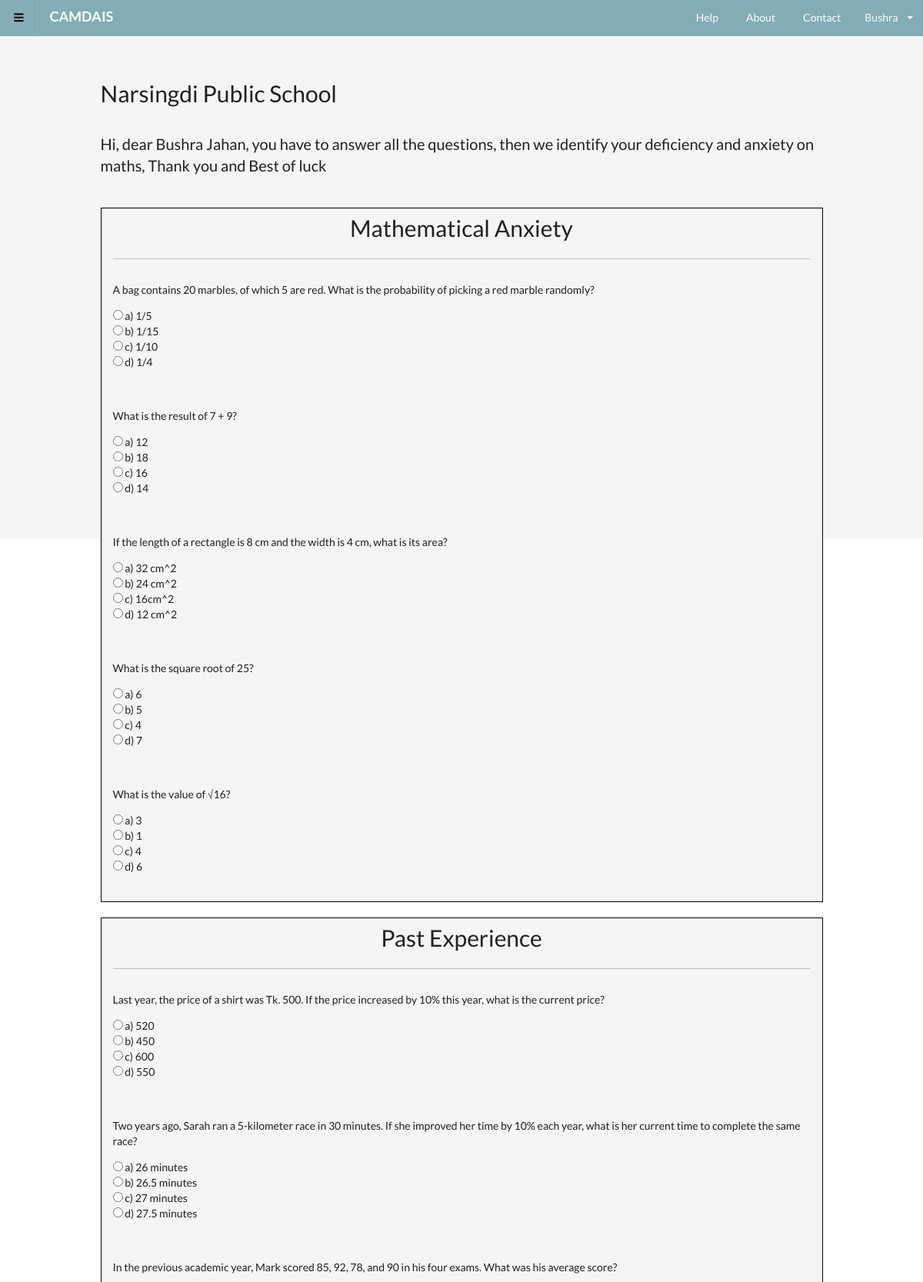
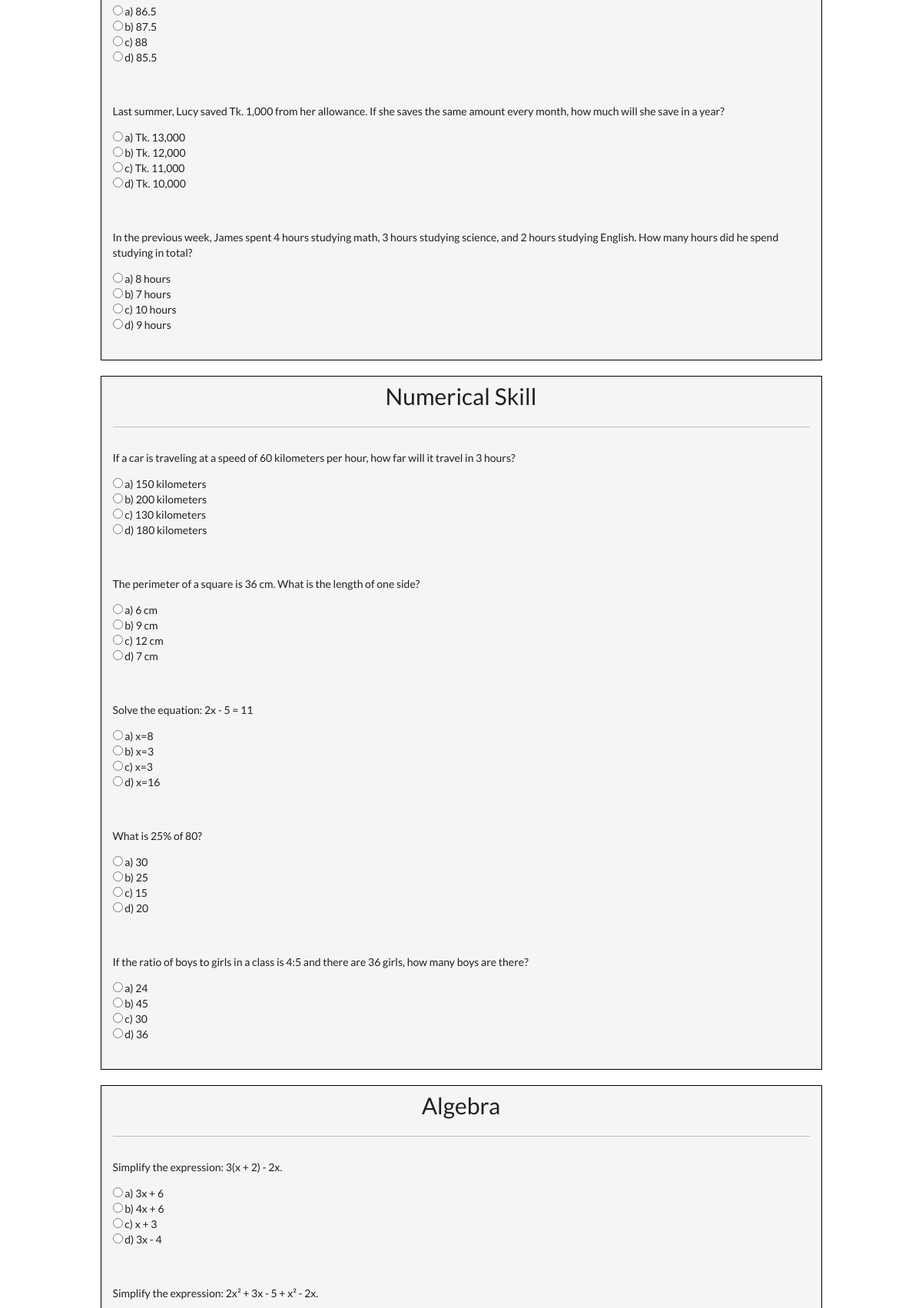
Screenshot of /testPage/ (signed in, upper part) with the database file from the repository (2 pictures, top to bottom).
### CAMDAIS/models.py (models this page shows)
class institute(models.Model):
	name = models.CharField(max_length=150)
	status = models.IntegerField()
	instituteType = models.CharField(max_length=15)

class test(models.Model):
	class_id =  models.ForeignKey(classes, on_delete=models.CASCADE)
	name = models.CharField(max_length=100)
	question = models.CharField(max_length=150)
	rightAns = models.CharField(max_length=150)
	ans2 = models.CharField(max_length=150)
	ans3 = models.CharField(max_length=150)
	ans4 = models.CharField(max_length=150)

### CAMDAIS/views.py (the view, shortened to what this page needs)
# urls.py: path('testPage/', views.attempt, name='TestPage'),
def attempt(request):
	u = request.user
	is_student = student.objects.get(author=u)
	my_institute = institute.objects.get(id=is_student.institute.id)
	if request.method == 'GET':
		userType = None;
		userType = 'student'
		print('level-', is_student.id, ' institute', my_institute.id)
		classN = classes.objects.get(Level=is_student.level)
		my_history = history.objects.filter(examinee = u, test_type = 0)
		if my_history.exists():
			return render(request, 'CAMDAIS/studentPage.html', {"user": u, 'userType': userType, 'my_institute':  my_institute, 'message': "You have already appeared this test"})
		is_test_exist = currentInstituteTest.objects.filter(institute=my_institute, class_id = classN)
		if is_test_exist.exists():
			test_list = []
			print("my level -", is_student.level)
			for each in ['Maths_Anxiety_symptoms', 'Past_Experience', 'Working_Memory', 'Numerical_skill', 'Algebra', 'Geometry', 'Arithmetic', 'Learning_Habit', 'IQ']:
				if getattr(classN, each):
					if each == 'Maths_Anxiety_symptoms':
						each = 'Mathematical Anxiety'
					elif each == 'Past_Experience':
						each = 'Past Experience'
					elif each == 'Working_Memory':
						each = 'Working Memory'
					elif each == 'Numerical_skill':
						each = 'Numerical Skill'
					elif each == 'Learning_Habit':
						each = 'Learning Habit'
					test_list.append(each)
					print(each)
			mytest_dict = {}
			for each in test_list:
				tests = test.objects.filter(name = each, class_id = classN)
				random_tests = random.sample(list(tests), 5)
				inner_dict = {}
				count = 0
				for i in random_tests:
					count += 1
					ans = [i.rightAns, i.ans2, i.ans3, i.ans4]
					random.shuffle(ans)
					inner_dict[f'{str(count)+i.name}'] = {'question': i.question, 'ans1': ans[0], 'ans2': ans[1], 'ans3': ans[2], 'ans4': ans[3]}
				mytest_dict[f'{each}'] = {'exam': inner_dict}
			return render(request, 'CAMDAIS/question.html', {"user": u, 'userType': userType, 'my_institute':  my_institute, 'mytest_dict': mytest_dict})
		else:
			return render(request, 'CAMDAIS/studentPage.html', {"user": u, 'userType': userType, 'my_institute':  my_institute, 'message': "You don't have any test now"})

### CAMDAIS/templates/CAMDAIS/question.html (shortened to what this page needs)
<!DOCTYPE html>
<html>
<head>
    <link rel="stylesheet" href="https://cdn.jsdelivr.net/npm/bootstrap@5.3.0-alpha3/dist/css/bootstrap.min.css">
    <link rel="stylesheet" href="https://cdn.jsdelivr.net/npm/bootstrap@5.3.0-alpha3/dist/js/bootstrap.bundle.min.js">
    <link href="https://cdnjs.cloudflare.com/ajax/libs/semantic-ui/2.4.1/semantic.min.css" rel="stylesheet" />
    <link rel="stylesheet" type="text/css" href="../static/CAMDAIS/question.css">
</head>
<body>
    <div style="background: #83ACB5; " class="ui basic icon top fixed inverted menu" >
        <a id="toggle" class="item">
            <i style="color: black;" class="sidebar icon"></i>
        </a>
        <div class="item mid" ><a class="ui inverted header" href="{% url 'homepage' %}">CAMDAIS</a></div>
        <div style="display: flex; align-items: center; justify-content: center;" class="ui right secondary menu">
            <a style="color: white;" class="item" href="">Help</a>
            <a style="color: white;" class="item" href="">About</a>
            <a style="color: white;" class="item" href="">Contact</a>
            <div style="color: white;" class="ui right inverted simple dropdown item">
                {{user.first_name}}
                <i class="dropdown icon"></i>
            </div>
        </div>
    </div>
    <div class="pusher" style="background: whitesmoke; height: 700px;">
        <div class="ui container" style="padding-top: 100px; height: 100%; width: 80%;">
            <p style="font-size: 30px">{{my_institute.name}}</p>
            <p style="font-size: 20px">Hi, dear {{user.first_name}} {{user.last_name}}, you have to answer all the questions, then we identify your deficiency and anxiety on maths, Thank you and Best of luck</p>
            <br>
            <form method="POST" action="/testPage/">
            {% for each, current_dict in mytest_dict.items %}
            <div class="question-answer">
            <div style="font-size: 30px; text-align: center;" class="dashboard">{{each}}</div>
            <hr class="line">
            {% for each_exam, exam in current_dict.items %}
            {% for each_inner_exam, inner_exam in exam.items %}
            <div>
            <p>{{inner_exam.question}}</p>
            <input type="radio" name="answer{{ each }}_{{ each_inner_exam }}" value="{{inner_exam.ans1}}"> a) {{inner_exam.ans1}}<br>
            <input type="radio" name="answer{{ each }}_{{ each_inner_exam }}" value="{{inner_exam.ans2}}"> b) {{inner_exam.ans2}}<br>
            <input type="radio" name="answer{{ each }}_{{ each_inner_exam }}" value="{{inner_exam.ans3}}"> c) {{inner_exam.ans3}}<br>
            <input type="radio" name="answer{{ each }}_{{ each_inner_exam }}" value="{{inner_exam.ans4}}"> d) {{inner_exam.ans4}}<br><br>
            </div>
            {% endfor %}
            {% endfor %}
            </div>
            <br>
            {% endfor %}
        </form>
        </div>
    </div>
</body>
</html>

### CAMDAIS/static/CAMDAIS/question.css (style rules this page uses)
.question-answer { display: flex; flex-direction: column; justify-content: center; border: 1px solid black; background: whitesmoke; }
.question-answer > * { margin: 15px; }

### rows the page displays
institute: name "Narsingdi Public School"
test: question "A bag contains 20 marbles, of which 5 are red. What is the probability of picking a red marble randomly?", ans1 "1/5", ans2 "1/15", ans3 "1/10", ans4 "1/4"
test: question "What is the result of 7 + 9?", ans1 "12", ans2 "18", ans3 "16", ans4 "14"
test: question "If the length of a rectangle is 8 cm and the width is 4 cm, what is its area?", ans1 "32 cm^2", ans2 "24 cm^2", ans3 "16cm^2", ans4 "12 cm^2"
test: question "What is the square root of 25?", ans1 "6", ans2 "5", ans3 "4", ans4 "7"
test: question "What is the value of √16?", ans1 "3", ans2 "1", ans3 "4", ans4 "6"
test: question "Last year, the price of a shirt was Tk. 500. If the price increased by 10% this year, what is the current price?", ans1 "520", ans2 "450", ans3 "600", ans4 "550"
test: question "Two years ago, Sarah ran a 5-kilometer race in 30 minutes. If she improved her time by 10% each year, what is her current time to complete the same race?", ans1 "26 minutes", ans2 "26.5 minutes", ans3 "27 minutes", ans4 "27.5 minutes"
test: question "In the previous academic year, Mark scored 85, 92, 78, and 90 in his four exams. What was his average score?", ans1 "86.5", ans2 "87.5", ans3 "88", ans4 "85.5"
test: question "Last summer, Lucy saved Tk. 1,000 from her allowance. If she saves the same amount every month, how much will she save in a year?", ans1 "Tk. 13,000", ans2 "Tk. 12,000", ans3 "Tk. 11,000", ans4 "Tk. 10,000"
test: question "In the previous week, James spent 4 hours studying math, 3 hours studying science, and 2 hours studying English. How many hours did he spend studying in total?", ans1 "8 hours", ans2 "7 hours", ans3 "10 hours", ans4 "9 hours"
test: question "If a car is traveling at a speed of 60 kilometers per hour, how far will it travel in 3 hours?", ans1 "150 kilometers", ans2 "200 kilometers", ans3 "130 kilometers", ans4 "180 kilometers"
test: question "The perimeter of a square is 36 cm. What is the length of one side?", ans1 "6 cm", ans2 "9 cm", ans3 "12 cm", ans4 "7 cm"
test: question "Solve the equation: 2x - 5 = 11", ans1 "x=8", ans2 "x=3", ans3 "x=3", ans4 "x=16"
test: question "What is 25% of 80?", ans1 "30", ans2 "25", ans3 "15", ans4 "20"
test: question "If the ratio of boys to girls in a class is 4:5 and there are 36 girls, how many boys are there?", ans1 "24", ans2 "45", ans3 "30", ans4 "36"
test: question "Simplify the expression: 3(x + 2) - 2x.", ans1 "3x + 6", ans2 "4x + 6", ans3 "x + 3", ans4 "3x - 4"
test: question "Simplify the expression: 2x² + 3x - 5 + x² - 2x."

### other values shown
{{ user.first_name }} "Bushra"
{{ user.last_name }} "Jahan"
{{ each }} "Mathematical Anxiety" "Past Experience" "Numerical Skill" "Algebra"
